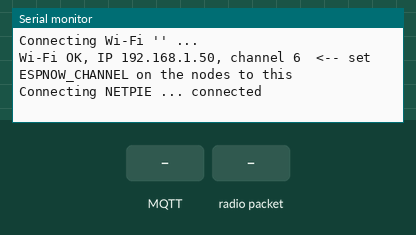
A program run on a simulated ESP32. On the bench: the last lines printed to the serial monitor. The test bench sets the inputs (shaded band). WiFi joins after 1.5 s; servers stay silent unless stated; the local clock reads 2024-03-15 10:24:30 at power-on unless the program sets it; no MQTT or app messages arrive unless stated; not simulated (calls return 0 or success): secrets.h.

Above: at 2.7 s.
2.8 s: MQTT message "on" arrives on the first subscribed topic
At 4.0 s:
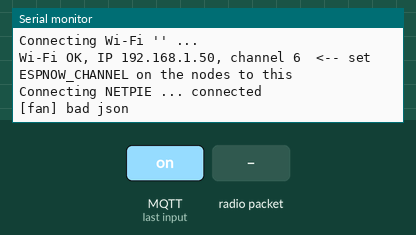
4.3 s: radio packet "1" arrives
At 5.7 s:
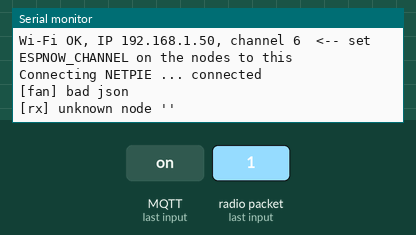

Measured:
- after the input at 2.8 s, the serial monitor: prints a new line at once (image 1)
- after the input at 4.3 s, the serial monitor: prints a new line at once (image 2)

The program:

main.cpp
```cpp
// LensGuard checkpoint gateway: ESP-NOW from nodes -> Wi-Fi -> NETPIE shadow.
// NOT yet compiled or tested on hardware.
//
// 2026-11-20 @msg patch (AI-loop): on top of the shadow path this now also
//  - publishes full records to @msg/lensguard/data (same protocol as the repo
//    gateway: node_id/seq/ts/temp/rh/door/valid + gateway heartbeat with uptime_s),
//    which NETPIE now delivers since the devices joined a device group;
//  - subscribes @msg/lensguard/fan so the AI service can command the fans.
// Shadow keys/format are unchanged, so the NETPIE console feed stays identical.

#include <Arduino.h>
#include <WiFi.h>
#include <PubSubClient.h>
#include <ArduinoJson.h>
#include <esp_now.h>
#include <time.h>
#include "secrets.h"

#define NETPIE_HOST "mqtt.netpie.io"
#define NETPIE_PORT 1883
#define TOPIC_DATA "@msg/lensguard/data"
#define TOPIC_FAN  "@msg/lensguard/fan"

struct AckMsg { uint32_t seq; };
struct RxItem { uint8_t mac[6]; char data[200]; };

static QueueHandle_t rxQueue;
static WiFiClient net;
static PubSubClient mqtt(net);
static uint32_t lastSeq[2] = {0, 0};
static const char *NODE_IDS[2] = {"box_A", "box_B"};
static bool fanCmd[2] = {false, false};   // last AI decision (logged + echoed to shadow)

// millis()-based fallback when SNTP hasn't run yet -> DriftCorrector on the Pi
// rebases anyway, and a 1970 stamp would be worse than none.
static uint64_t nowMs() {
  time_t t = time(nullptr);
  return (t > 1600000000) ? (uint64_t)t * 1000ULL : (uint64_t)(millis() / 1000) * 1000ULL;
}

static void onFanCommand(char *topic, uint8_t *payload, unsigned len) {
  StaticJsonDocument<256> d;
  if (deserializeJson(d, payload, len)) { Serial.println("[fan] bad json"); return; }
  const char *id = d["node_id"] | "";
  int v = d["fan"] | -1;
  for (int i = 0; i < 2; i++)
    if (strcmp(id, NODE_IDS[i]) == 0 && v >= 0) {
      fanCmd[i] = (v != 0);
      const char *pred = (const char *)(d["pred"] | "?");
      Serial.printf("[fan] %s <= AI cmd %s (pred=%s)\n", id, fanCmd[i] ? "ON" : "OFF", pred);
      // TODO hardware: drive the fan GPIO for box i here.
    }
}

#if ESP_ARDUINO_VERSION_MAJOR >= 3
void onEspNowRecv(const esp_now_recv_info_t *info, const uint8_t *data, int len) {
  const uint8_t *mac = info->src_addr;
#else
void onEspNowRecv(const uint8_t *mac, const uint8_t *data, int len) {
#endif
  if (len <= 0 || len >= (int)sizeof(RxItem::data)) return;
  RxItem it;
  memcpy(it.mac, mac, 6);
  memcpy(it.data, data, len);
  it.data[len] = 0;
  xQueueSend(rxQueue, &it, 0);
}

static void ensureWifi() {
  if (WiFi.status() == WL_CONNECTED) return;
  Serial.printf("Connecting Wi-Fi '%s' ...\n", WIFI_SSID);
  WiFi.begin(WIFI_SSID, WIFI_PASSWORD);
  uint32_t t0 = millis();
  while (WiFi.status() != WL_CONNECTED && millis() - t0 < 15000) delay(250);
  if (WiFi.status() == WL_CONNECTED) {
    Serial.printf("Wi-Fi OK, IP %s, channel %d  <-- set ESPNOW_CHANNEL on the nodes to this\n",
                  WiFi.localIP().toString().c_str(), WiFi.channel());
    configTime(7 * 3600, 0, "pool.ntp.org", "time.google.com");  // Asia/Bangkok; re-sync below
  }
}

static void ensureMqtt() {
  if (mqtt.connected() || WiFi.status() != WL_CONNECTED) return;
  static uint32_t last = 0;
  if (last != 0 && millis() - last < 5000) return;
  last = millis() ? millis() : 1;
  Serial.print("Connecting NETPIE ...");
  if (mqtt.connect(NETPIE_CLIENT_ID, NETPIE_TOKEN, NETPIE_SECRET)) {
    Serial.println(" connected");
    mqtt.subscribe(TOPIC_FAN);            // re-subscribe after every reconnect
  } else {
    Serial.printf(" failed, rc=%d\n", mqtt.state());
  }
}

static void publishShadow(const JsonDocument &doc) {
  char buf[300];
  serializeJson(doc, buf, sizeof(buf));
  bool ok = mqtt.connected() && mqtt.publish("@shadow/data/update", buf);
  Serial.printf("[NETPIE %s] %s\n", ok ? "ok" : "FAILED", buf);
}

static void handleNodeMessage(const RxItem &it) {
  StaticJsonDocument<256> in;
  if (deserializeJson(in, it.data)) { Serial.println("[rx] bad json"); return; }
  const char *id = in["node_id"] | "";
  int idx = -1;
  for (int i = 0; i < 2; i++) if (strcmp(id, NODE_IDS[i]) == 0) idx = i;
  if (idx < 0) { Serial.printf("[rx] unknown node '%s'\n", id); return; }
  uint32_t seq = in["seq"] | 0;

  if (!esp_now_is_peer_exist(it.mac)) {
    esp_now_peer_info_t p = {};
    memcpy(p.peer_addr, it.mac, 6);
    p.channel = 0;
    p.encrypt = false;
    esp_now_add_peer(&p);
  }
  AckMsg ack = {seq};
  esp_now_send(it.mac, (uint8_t *)&ack, sizeof(ack));

  if (seq == lastSeq[idx]) return;
  lastSeq[idx] = seq;

  Serial.printf("[rx] %s seq=%u type=%s\n", id, (unsigned)seq, (const char *)(in["type"] | "?"));

  StaticJsonDocument<384> out;
  JsonObject d = out.createNestedObject("data");
  String prefix = String(id) + "_";
  if (in.containsKey("temp")) d[prefix + "temp"] = in["temp"];
  if (in.containsKey("rh"))   d[prefix + "rh"] = in["rh"];
  d[prefix + "door"] = in["door"] | 0;
  d[prefix + "seq"] = seq;
  publishShadow(out);

  // full record -> @msg/lensguard/data (repo protocol; consumed by ai/service.py)
  StaticJsonDocument<384> rec;
  rec["node_id"] = id;
  rec["seq"] = seq;
  rec["ts"] = nowMs();
  if (in.containsKey("temp")) rec["temp"] = in["temp"];
  if (in.containsKey("rh"))   rec["rh"] = in["rh"];
  rec["door"] = in["door"] | 0;
  rec["valid"] = in["valid"] | 1;
  char rbuf[256];
  size_t n = serializeJson(rec, rbuf, sizeof(rbuf));
  bool okr = mqtt.connected() && mqtt.publish(TOPIC_DATA, rbuf, n);
  Serial.printf("[NETPIE @msg %s] %s\n", okr ? "ok" : "FAILED", rbuf);
}

void setup() {
  Serial.begin(115200);
  rxQueue = xQueueCreate(16, sizeof(RxItem));
  WiFi.mode(WIFI_STA);
  WiFi.setSleep(false);
  Serial.print("Gateway MAC (put in the nodes' config.h): ");
  Serial.println(WiFi.macAddress());
  ensureWifi();
  if (esp_now_init() != ESP_OK) { Serial.println("ESP-NOW init failed"); ESP.restart(); }
  esp_now_register_recv_cb(onEspNowRecv);
  mqtt.setServer(NETPIE_HOST, NETPIE_PORT);
  mqtt.setBufferSize(512);
  mqtt.setCallback(onFanCommand);
}

void loop() {
  ensureWifi();
  ensureMqtt();
  mqtt.loop();

  RxItem it;
  while (xQueueReceive(rxQueue, &it, 0) == pdTRUE) handleNodeMessage(it);

  static uint32_t lastBeat = 0;
  if (millis() - lastBeat > 10000) {
    lastBeat = millis();
    static uint32_t lastNtp = 0;                       // periodic re-sync: a one-shot SNTP at boot
    if (millis() - lastNtp > 15 * 60000UL) {           // free-runs on the ESP32 crystal (~15x drift
      lastNtp = millis();                              // observed on the other board)
      configTime(7 * 3600, 0, "pool.ntp.org", "time.google.com");
    }
    StaticJsonDocument<192> hb;
    JsonObject d = hb.createNestedObject("data");
    d["gw_uptime_s"] = (uint32_t)(millis() / 1000);
    d["box_A_fan"] = fanCmd[0] ? 1 : 0;   // echo of last AI cmd (console/debug only)
    d["box_B_fan"] = fanCmd[1] ? 1 : 0;
    publishShadow(hb);

    StaticJsonDocument<192> g;             // gateway heartbeat as a @msg record
    g["node_id"] = "gateway";
    g["ts"] = nowMs();
    g["uptime_s"] = (uint32_t)(millis() / 1000);
    g["rssi"] = WiFi.RSSI();               // fills the dashboard gateway card (Wi-Fi row)
    g["free_heap"] = ESP.getFreeHeap();    // long-run robustness evidence
    g["buffered"] = (uint16_t)uxQueueMessagesWaiting(rxQueue);
    char gbuf[256];
    size_t gn = serializeJson(g, gbuf, sizeof(gbuf));
    if (mqtt.connected()) mqtt.publish(TOPIC_DATA, gbuf, gn);
  }
  delay(5);
}
```
